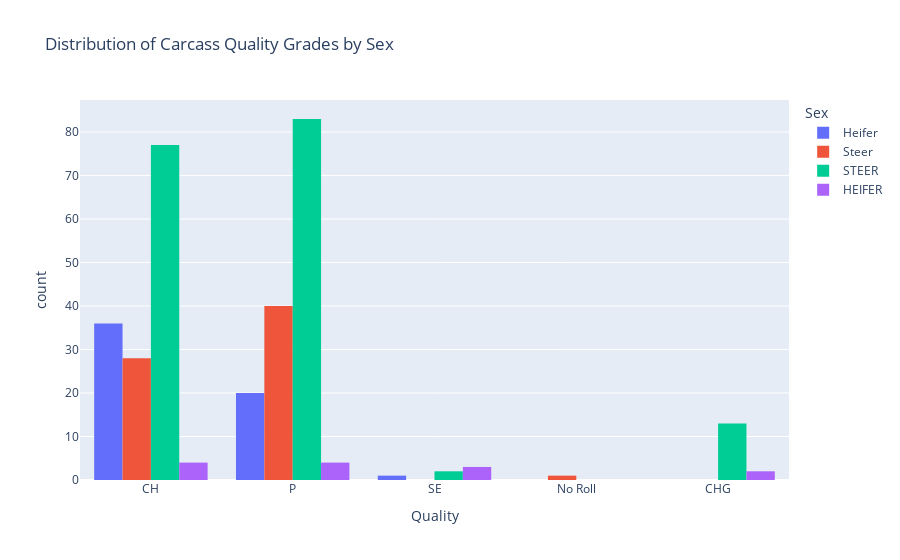
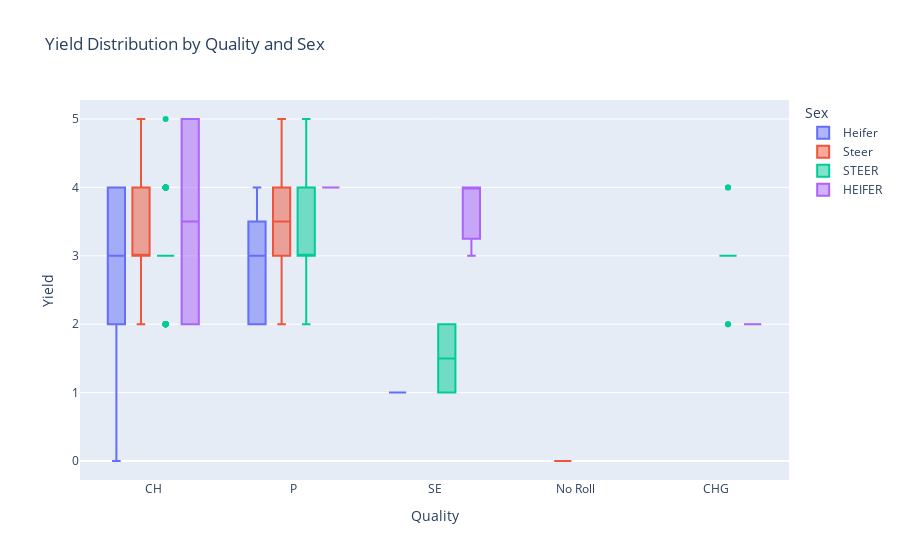

Write notebook code for charts like these, in order.
### Code cell
import plotly.express as px

# Distribution of Quality grades by Sex
fig_quality_sex = px.histogram(filtered_superDf, x="Quality", color="Sex", barmode="group", title="Distribution of Carcass Quality Grades by Sex")
fig_quality_sex.show()

# Yield distribution by Quality and Sex
fig_yield_sex = px.box(filtered_superDf, x="Quality", y="Yield", color="Sex", title="Yield Distribution by Quality and Sex")
fig_yield_sex.show()

### Figure 1 — Plotly figure (JSON) as saved in the notebook; plotly's stock layout.template omitted (floating-point values rounded to 4 significant figures; data arrays with more than 128 entries replaced by an {"elided": "..."} marker saying what was removed)
{"data": [{"alignmentgroup": "True", "bingroup": "x", "hovertemplate": "Sex=Heifer<br>Quality=%{x}<br>count=%{y}<extra></extra>", "legendgroup": "Heifer", "marker": {"color": "#636efa", "pattern": {"shape": ""}}, "name": "Heifer", "offsetgroup": "Heifer", "orientation": "v", "showlegend": true, "type": "histogram", "x": ["CH", "CH", "P", "CH", "CH", "CH", "P", "CH", "P", "CH", "CH", "CH", "P", "CH", "CH", "CH", "CH", "CH", "P", "P", "P", "CH", "CH", "CH", "P", "P", "CH", "P", "CH", "P", "P", "P", "CH", "CH", "P", "CH", "P", "P", "CH", "CH", "CH", "P", "CH", "CH", "P", "CH", "P", "CH", "CH", "CH", "CH", "CH", "CH", "CH", "CH", "SE", "P"], "xaxis": "x", "yaxis": "y"}, {"alignmentgroup": "True", "bingroup": "x", "hovertemplate": "Sex=Steer<br>Quality=%{x}<br>count=%{y}<extra></extra>", "legendgroup": "Steer", "marker": {"color": "#EF553B", "pattern": {"shape": ""}}, "name": "Steer", "offsetgroup": "Steer", "orientation": "v", "showlegend": true, "type": "histogram", "x": ["CH", "CH", "P", "P", "P", "P", "P", "P", "P", "CH", "P", "P", "P", "P", "CH", "CH", "No Roll", "CH", "CH", "P", "P", "P", "P", "CH", "CH", "P", "CH", "P", "P", "CH", "CH", "CH", "P", "CH", "CH", "P", "P", "CH", "P", "CH", "P", "CH", "P", "P", "P", "CH", "CH", "CH", "P", "CH", "P", "P", "P", "P", "P", "P", "CH", "CH", "P", "CH", "P", "CH", "P", "P", "CH", "CH", "P", "P", "P"], "xaxis": "x", "yaxis": "y"}, {"alignmentgroup": "True", "bingroup": "x", "hovertemplate": "Sex=STEER<br>Quality=%{x}<br>count=%{y}<extra></extra>", "legendgroup": "STEER", "marker": {"color": "#00cc96", "pattern": {"shape": ""}}, "name": "STEER", "offsetgroup": "STEER", "orientation": "v", "showlegend": true, "type": "histogram", "x": {"elided": "175 str values"}, "xaxis": "x", "yaxis": "y"}, {"alignmentgroup": "True", "bingroup": "x", "hovertemplate": "Sex=HEIFER<br>Quality=%{x}<br>count=%{y}<extra></extra>", "legendgroup": "HEIFER", "marker": {"color": "#ab63fa", "pattern": {"shape": ""}}, "name": "HEIFER", "offsetgroup": "HEIFER", "orientation": "v", "showlegend": true, "type": "histogram", "x": ["CHG", "CH", "P", "SE", "P", "CH", "CH", "P", "SE", "P", "SE", "CH", "CHG"], "xaxis": "x", "yaxis": "y"}], "layout": {"barmode": "group", "legend": {"title": {"text": "Sex"}, "tracegroupgap": 0}, "title": {"text": "Distribution of Carcass Quality Grades by Sex"}, "xaxis": {"anchor": "y", "domain": [0, 1], "title": {"text": "Quality"}}, "yaxis": {"anchor": "x", "domain": [0, 1], "title": {"text": "count"}}}}

### Figure 2 — Plotly figure (JSON) as saved in the notebook; plotly's stock layout.template omitted (floating-point values rounded to 4 significant figures; data arrays with more than 128 entries replaced by an {"elided": "..."} marker saying what was removed)
{"data": [{"alignmentgroup": "True", "hovertemplate": "Sex=Heifer<br>Quality=%{x}<br>Yield=%{y}<extra></extra>", "legendgroup": "Heifer", "marker": {"color": "#636efa"}, "name": "Heifer", "notched": false, "offsetgroup": "Heifer", "orientation": "v", "showlegend": true, "type": "box", "x": ["CH", "CH", "P", "CH", "CH", "CH", "P", "CH", "P", "CH", "CH", "CH", "P", "CH", "CH", "CH", "CH", "CH", "P", "P", "P", "CH", "CH", "CH", "P", "P", "CH", "P", "CH", "P", "P", "P", "CH", "CH", "P", "CH", "P", "P", "CH", "CH", "CH", "P", "CH", "CH", "P", "CH", "P", "CH", "CH", "CH", "CH", "CH", "CH", "CH", "CH", "SE", "P"], "x0": " ", "xaxis": "x", "y": [4, 2, 3, 2, 3, 3, 2, 3, 3, 1, 0, 4, 2, 2, 2, 0, 2, 1, 4, 2, 3, 4, 3, 4, 4, 3, 3, 4, 3, 4, 3, 2, 4, 2, 2, 3, 3, 4, 0, 3, 4, 3, 3, 2, 3, 2, 2, 4, 3, 2, 3, 3, 4, 4, 4, 1, 3], "y0": " ", "yaxis": "y"}, {"alignmentgroup": "True", "hovertemplate": "Sex=Steer<br>Quality=%{x}<br>Yield=%{y}<extra></extra>", "legendgroup": "Steer", "marker": {"color": "#EF553B"}, "name": "Steer", "notched": false, "offsetgroup": "Steer", "orientation": "v", "showlegend": true, "type": "box", "x": ["CH", "CH", "P", "P", "P", "P", "P", "P", "P", "CH", "P", "P", "P", "P", "CH", "CH", "No Roll", "CH", "CH", "P", "P", "P", "P", "CH", "CH", "P", "CH", "P", "P", "CH", "CH", "CH", "P", "CH", "CH", "P", "P", "CH", "P", "CH", "P", "CH", "P", "P", "P", "CH", "CH", "CH", "P", "CH", "P", "P", "P", "P", "P", "P", "CH", "CH", "P", "CH", "P", "CH", "P", "P", "CH", "CH", "P", "P", "P"], "x0": " ", "xaxis": "x", "y": [3, 3, 5, 5, 3, 4, 3, 5, 3, 3, 4, 5, 4, 5, 4, 4, 0, 3, 4, 4, 4, 5, 3, 3, 3, 3, 4, 3, 5, 3, 5, 3, 3, 3, 2, 4, 3, 3, 3, 3, 2, 4, 4, 3, 3, 3, 3, 2, 3, 4, 4, 4, 4, 3, 2, 4, 4, 3, 4, 3, 3, 4, 2, 4, 5, 4, 3, 3, 3], "y0": " ", "yaxis": "y"}, {"alignmentgroup": "True", "hovertemplate": "Sex=STEER<br>Quality=%{x}<br>Yield=%{y}<extra></extra>", "legendgroup": "STEER", "marker": {"color": "#00cc96"}, "name": "STEER", "notched": false, "offsetgroup": "STEER", "orientation": "v", "showlegend": true, "type": "box", "x": {"elided": "175 str values"}, "x0": " ", "xaxis": "x", "y": {"elided": "175 int values"}, "y0": " ", "yaxis": "y"}, {"alignmentgroup": "True", "hovertemplate": "Sex=HEIFER<br>Quality=%{x}<br>Yield=%{y}<extra></extra>", "legendgroup": "HEIFER", "marker": {"color": "#ab63fa"}, "name": "HEIFER", "notched": false, "offsetgroup": "HEIFER", "orientation": "v", "showlegend": true, "type": "box", "x": ["CHG", "CH", "P", "SE", "P", "CH", "CH", "P", "SE", "P", "SE", "CH", "CHG"], "x0": " ", "xaxis": "x", "y": [2, 5, 4, 4, 4, 2, 2, 4, 4, 4, 3, 5, 2], "y0": " ", "yaxis": "y"}], "layout": {"boxmode": "group", "legend": {"title": {"text": "Sex"}, "tracegroupgap": 0}, "title": {"text": "Yield Distribution by Quality and Sex"}, "xaxis": {"anchor": "y", "domain": [0, 1], "title": {"text": "Quality"}}, "yaxis": {"anchor": "x", "domain": [0, 1], "title": {"text": "Yield"}}}}
